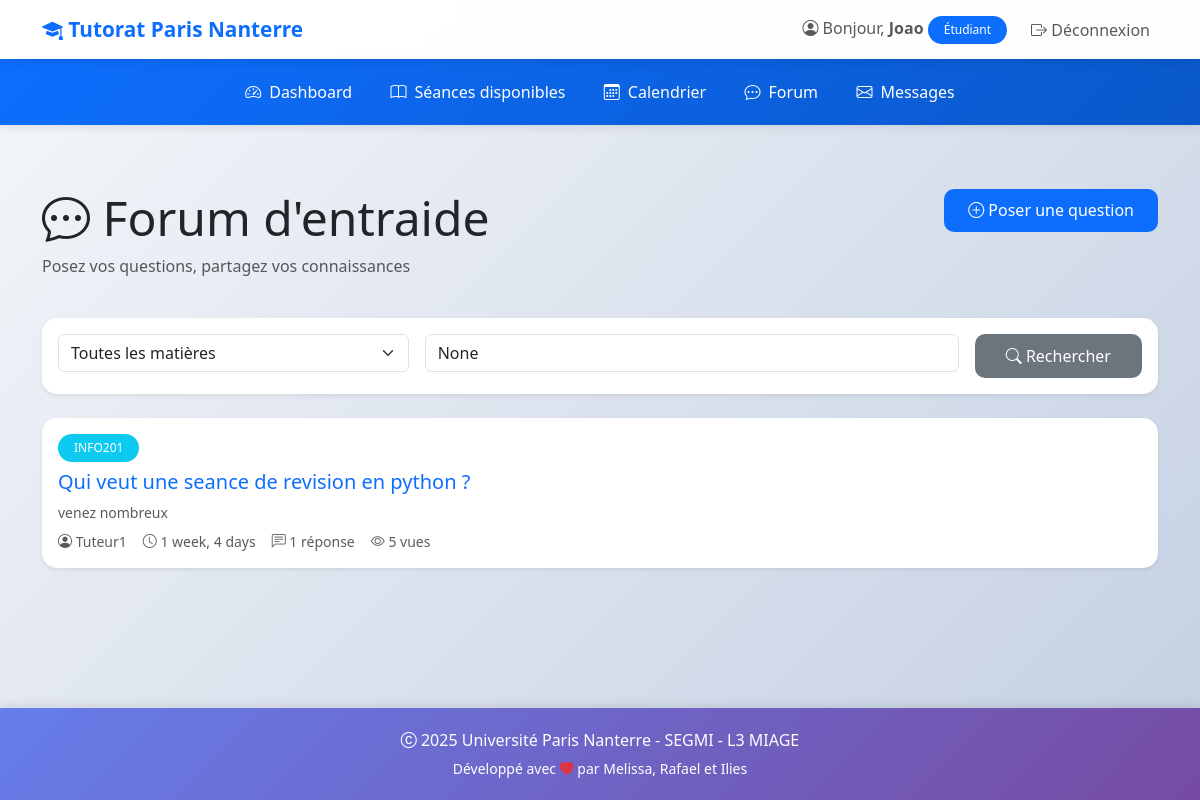
Before: /forum/ (signed in) with the older database file.
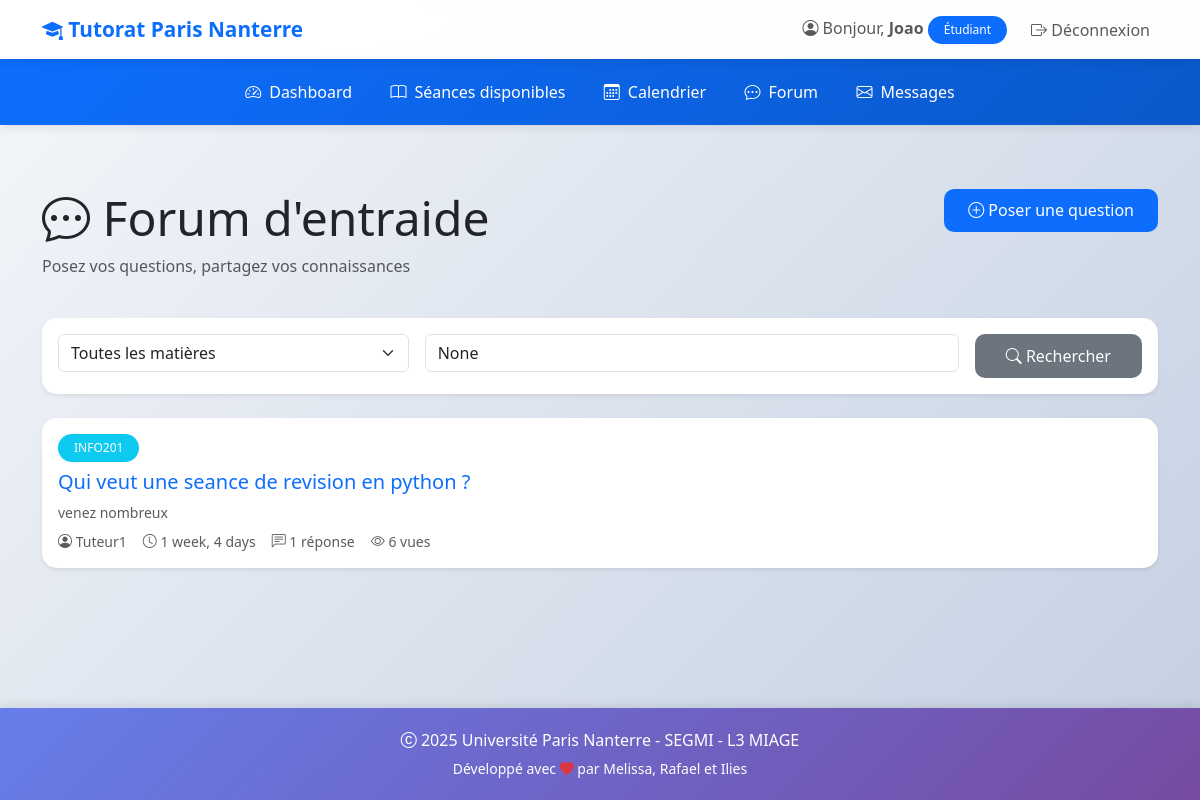
After: the same page with the newer database file.
### tutorat/models.py (models this page shows, shortened)
class SujetForum(models.Model):
    titre = models.CharField(max_length=200, verbose_name="Titre")
    matiere = models.ForeignKey(
        Matiere,
        on_delete=models.CASCADE,
        related_name='sujets_forum',
        verbose_name="Matière"
    )
    auteur = models.ForeignKey(
        User,
        on_delete=models.CASCADE,
        related_name='sujets_crees',
        verbose_name="Auteur"
    )
    contenu = models.TextField(verbose_name="Contenu")
    epingle = models.BooleanField(default=False, verbose_name="Épinglé")
    resolu = models.BooleanField(default=False, verbose_name="Résolu")
    vues = models.IntegerField(default=0, verbose_name="Nombre de vues")
    created_at = models.DateTimeField(auto_now_add=True)
    updated_at = models.DateTimeField(auto_now=True)
    class Meta:
        verbose_name = "Sujet du forum"
        verbose_name_plural = "Sujets du forum"
        ordering = ['-epingle', '-updated_at']

class Matiere(models.Model):
    nom = models.CharField(max_length=100, verbose_name="Nom de la matière")
    code = models.CharField(max_length=10, unique=True, verbose_name="Code")
    description = models.TextField(blank=True, verbose_name="Description")
    class Meta:
        verbose_name = "Matière"
        verbose_name_plural = "Matières"
        ordering = ['nom']

class User(AbstractUser):
    ROLE_CHOICES = (
        ('ETUDIANT', 'Étudiant'),
        ('TUTEUR', 'Tuteur'),
        ('ADMIN', 'Administrateur'),
    )
    role = models.CharField(
        max_length=20,
        choices=ROLE_CHOICES,
        default='ETUDIANT',
        verbose_name="Rôle"
    )
    telephone = models.CharField(
        max_length=15,
        blank=True,
        null=True,
        verbose_name="Téléphone"
    )
    date_naissance = models.DateField(
        blank=True,
        null=True,
        verbose_name="Date de naissance"
    )
    class Meta:
        verbose_name = "Utilisateur"
        verbose_name_plural = "Utilisateurs"

### tutorat/views.py (the view)
# urls.py: path('forum/', views.forum_accueil, name='forum_accueil'),
@login_required
def forum_accueil(request):
    matiere_id = request.GET.get('matiere')
    recherche = request.GET.get('q')
    sujets = SujetForum.objects.select_related('auteur', 'matiere').annotate(
        nb_reponses=Count('reponses')
    )
    if matiere_id:
        sujets = sujets.filter(matiere_id=matiere_id)
    if recherche:
        sujets = sujets.filter(
            Q(titre__icontains=recherche) | Q(contenu__icontains=recherche)
        )
    matieres = Matiere.objects.all()
    context = {
        'sujets': sujets,
        'matieres': matieres,
        'matiere_selectionnee': matiere_id,
        'recherche': recherche,
    }
    return render(request, 'tutorat/forum_accueil.html', context)

### tutorat/templates/tutorat/forum_accueil.html (shortened to what this page needs)
{% extends 'tutorat/base.html' %}
{% block content %}
<div class="row mb-4">
    <div class="col-md-8">
        <h1 class="display-5"><i class="bi bi-chat-dots"></i> Forum d'entraide</h1>
        <p class="text-muted">Posez vos questions, partagez vos connaissances</p>
    </div>
    <div class="col-md-4 text-end">
        <a href="{% url 'forum_sujet_create' %}" class="btn btn-primary">
            <i class="bi bi-plus-circle"></i> Poser une question
        </a>
    </div>
</div>
<div class="card shadow-sm mb-4">
    <div class="card-body">
        <form method="get" class="row g-3">
            <div class="col-md-4">
                <select name="matiere" class="form-select" onchange="this.form.submit()">
                    <option value="">Toutes les matières</option>
                </select>
            </div>
            <div class="col-md-6">
                <input type="text" name="q" class="form-control" placeholder="Rechercher un sujet..." value="{{ recherche }}">
            </div>
            <div class="col-md-2">
                <button type="submit" class="btn btn-secondary w-100">
                    <i class="bi bi-search"></i> Rechercher
                </button>
            </div>
        </form>
    </div>
</div>
{% if sujets %}
    <div class="row">
        {% for sujet in sujets %}
        <div class="col-12 mb-3">
            <div class="card shadow-sm h-100 {% if sujet.epingle %}border-warning{% endif %}">
                <div class="card-body">
                    <div class="d-flex justify-content-between align-items-start">
                        <div class="flex-grow-1">
                            <div class="d-flex align-items-center gap-2 mb-2">
                                <span class="badge bg-info">{{ sujet.matiere.code }}</span>
                            </div>
                            <h5 class="card-title mb-2">
                                <a href="{% url 'forum_sujet_detail' sujet.pk %}" class="text-decoration-none">
                                    {{ sujet.titre }}
                                </a>
                            </h5>
                            <p class="card-text text-muted small mb-2">
                                {{ sujet.contenu|truncatewords:30 }}
                            </p>
                            <div class="d-flex align-items-center gap-3 text-muted small">
                                <span>
                                    <i class="bi bi-person-circle"></i> {{ sujet.auteur.first_name|default:sujet.auteur.username }}
                                </span>
                                <span>
                                    <i class="bi bi-clock"></i> {{ sujet.created_at|timesince }}
                                </span>
                                <span>
                                    <i class="bi bi-chat-left-text"></i> {{ sujet.nb_reponses }} réponse{{ sujet.nb_reponses|pluralize }}
                                </span>
                                <span>
                                    <i class="bi bi-eye"></i> {{ sujet.vues }} vue{{ sujet.vues|pluralize }}
                                </span>
                            </div>
                        </div>
                    </div>
                </div>
            </div>
        </div>
        {% endfor %}
    </div>
{% endif %}
{% endblock %}

Changed rows visible on the page:
changed SujetForum "Qui veut une seance de revision en python ?": vues "5" → "6"
